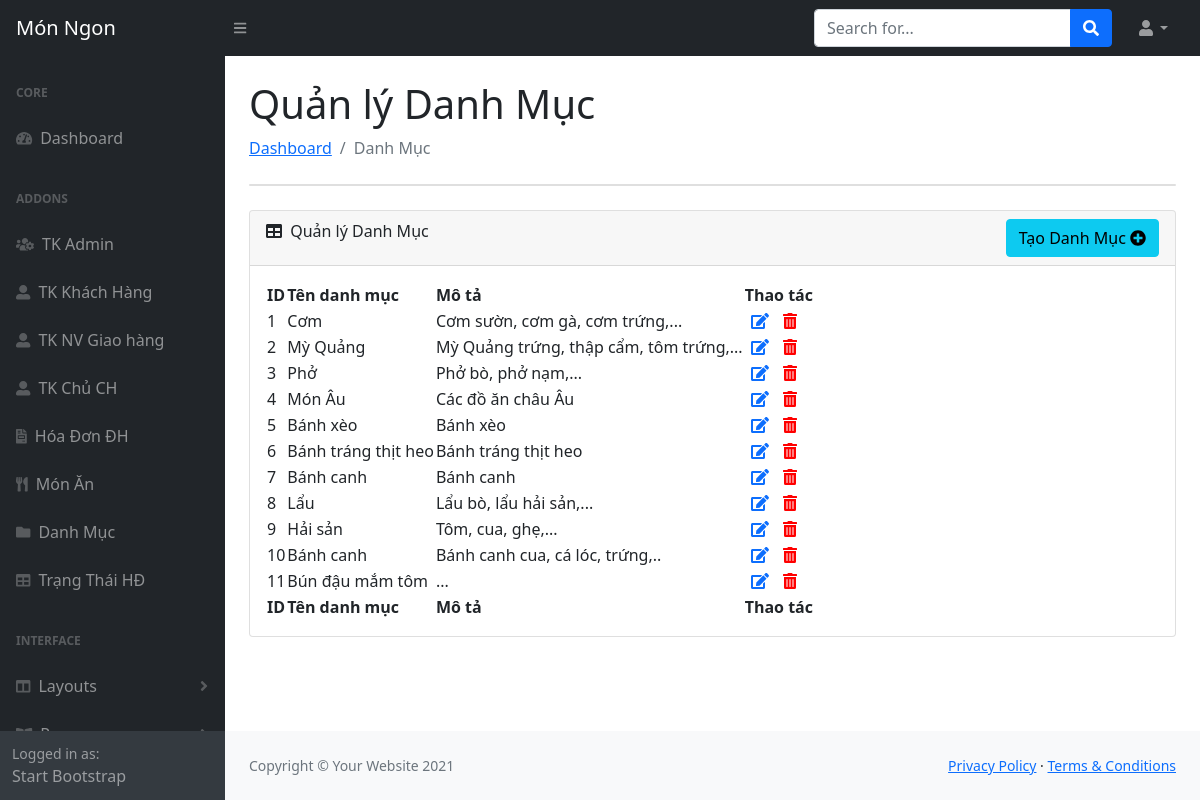
The app's page /public/admin/danh-muc (signed in) with its own data.
### tables this page shows
CREATE TABLE `danhmucmonan` (
  `IDDanhMuc` int(11) NOT NULL,
  `TenDanhMuc` varchar(50) NOT NULL,
  `MoTaDM` varchar(200) NOT NULL
);

### App/Controllers/AdDanhMucController.php (called while the page is built, shortened)
<?php
class AdDanhMucController extends AdBaseController
{
    public function indexAction()
    {
        $getListDanhMuc = danhMucModel::getAll();
        View::render('Admin/index.php', ['page' => 'danhmuc', 'listDanhMuc' => $getListDanhMuc] );
    }
}

### public/index.php (called while the page is built, shortened)
<?php
$router = new Core\Router();
$router->add('/DoAn1/public/', ['controller' => 'Home', 'action' => 'index']);
$router->add('/DoAn1/public/Home', ['controller' => 'Home', 'action' => 'home']);
$router->add('/DoAn1/public/ds-cua-hang', ['controller' => 'CuahangController', 'action' => 'index']);
$router->add('/DoAn1/public/cua-hang/{idmon:\d+}', ['controller' => 'CuahangController', 'action' => 'monAnOfCuaHang']);
$router->add('/DoAn1/public/cua-hang/by/{idcuahang:\d+}', ['controller' => 'CuahangController', 'action' => 'MonAnByIdCuaHang']);
$router->add('/DoAn1/public/mon-an', ['controller' => 'MonAnController', 'action' => 'index']);
$router->add('/DoAn1/public/mon-an/{id:\d+}', ['controller' => 'MonAnController', 'action' => 'index']);
$router->add('/DoAn1/public/mon-an-loai', ['controller' => 'MonAnController', 'action' => 'LoaiMon']);
$router->add('/DoAn1/public/mon-an-loai/{idcate:\d+}', ['controller' => 'MonAnController', 'action' => 'LoaiMon']);
$router->add('/DoAn1/public/mon-an-loai/{idcate:\d+}/{id:\d+}', ['controller' => 'MonAnController', 'action' => 'LoaiMon']);
$router->add('/DoAn1/public/dang-nhap', ['controller' => 'LoginController', 'action' => 'index']);
$router->add('/DoAn1/public/dang-xuat', ['controller' => 'LoginController', 'action' => 'logout']);
$router->add('/DoAn1/public/dang-ky', ['controller' => 'RegisterController', 'action' => 'index']);
$router->add('/DoAn1/public/checkUNKH', ['controller' => 'RegisterController', 'action' => 'checkUsserName']);
$router->add('/DoAn1/public/them-gio-hang', ['controller' => 'DatHangController', 'action' => 'index']);
$router->add('/DoAn1/public/gio-hang', ['controller' => 'DatHangController', 'action' => 'GioHang']);
$router->add('/DoAn1/public/chi-tiet-don-hang', ['controller' => 'DatHangController', 'action' => 'ChiTietDonHang']);
$router->add('/DoAn1/public/chi-tiet-don-hang/{iddh:\d+}', ['controller' => 'DatHangController', 'action' => 'ChiTietDonHang']);
$router->add('/DoAn1/public/cch-chi-tiet-don-hang/{iddh:\d+}', ['controller' => 'CCHQuanLyMonAnController', 'action' => 'ChiTietDonHang']);
$router->add('/DoAn1/public/deleteItemCart', ['controller' => 'DatHangController', 'action' => 'DeleteItemCart']);
$router->add('/DoAn1/public/checkKhacCuaHang', ['controller' => 'DatHangController', 'action' => 'checkKhacCuaHang']);
$router->add('/DoAn1/public/thanh-toan', ['controller' => 'CheckoutController', 'action' => 'index']);
$router->add('/DoAn1/public/hoa-don', ['controller' => 'DatHangController', 'action' => 'DonHang']);
$router->add('/DoAn1/public/hoa-don/{idhd:\d+}', ['controller' => 'DatHangController', 'action' => 'capNhatHoaDon']);
$router->add('/DoAn1/public/dang-nhap-cch', ['controller' => 'CCHLoginController', 'action' => 'index']);
$router->add('/DoAn1/public/ql-mon-an', ['controller' => 'CCHQuanLyMonAnController', 'action' => 'index']);
$router->add('/DoAn1/public/delete-mon-an/{idmon:\d+}', ['controller' => 'CCHQuanLyMonAnController', 'action' => 'DeleteMon']);
$router->add('/DoAn1/public/don-hang-cua-cua-hang', ['controller' => 'CCHQuanLyMonAnController', 'action' => 'DonHangCuaCuaHang']);
$router->add('/DoAn1/public/ud-status', ['controller' => 'CCHQuanLyMonAnController', 'action' => 'UdStatus']);
$router->add('/DoAn1/public/dang-xuat-cch', ['controller' => 'CCHLoginController', 'action' => 'logout']);
$router->add('/DoAn1/public/Admin', ['controller' => 'AdminController', 'action' => 'index']);
$router->add('/DoAn1/public/Admin/accAdmin', ['controller' => 'AdminController', 'action' => 'accAdmin']);
$router->add('/DoAn1/public/Admin/insertAdmin', ['controller' => 'AdminController', 'action' => 'insertAdmin']);
$router->add('/DoAn1/public/Admin/updateAdmin', ['controller' => 'AdminController', 'action' => 'updateAdmin']);
$router->add('/DoAn1/public/Admin/checkUsername', ['controller' => 'AdminController', 'action' => 'checkUsername']);
$router->add('/DoAn1/public/Admin/deleteAdmin', ['controller' => 'AdminController', 'action' => 'deleteAdmin']);
$router->add('/DoAn1/public/Admin/monan', ['controller' => 'AdMonAnController', 'action' => 'index']);
$router->add('/DoAn1/public/admin/them-MonAn', ['controller' => 'AdMonAnController', 'action' => 'insertMonAn']);
$router->add('/DoAn1/public/admin/thung-rac', ['controller' => 'AdMonAnController', 'action' => 'trashMonAn']);
$router->add('/DoAn1/public/admin/deleteMonAn', ['controller' => 'AdMonAnController', 'action' => 'deleteMonAn']);
$router->add('/DoAn1/public/admin/RestoreMonAn', ['controller' => 'AdMonAnController', 'action' => 'RestoreMonAn']);
$router->add('/DoAn1/public/admin/permanentlyDelete', ['controller' => 'AdMonAnController', 'action' => 'permanentlyDelete']);
$router->add('/DoAn1/public/Admin/danh-muc', ['controller' => 'AdDanhMucController', 'action' => 'index']);
$router->add('/DoAn1/public/Admin/trang-thai', ['controller' => 'AdTrangThaiController', 'action' => 'index']);
$router->add('/DoAn1/public/Admin/taikhoan-khachhang', ['controller' => 'AdKhachHangController', 'action' => 'index']);
$router->add('/DoAn1/public/Admin/taikhoan-cuahang', ['controller' => 'AdChuCuaHangController', 'action' => 'index']);
$router->add('/DoAn1/public/Admin/nhan-vien-gh', ['controller' => 'AdNVGiaoHangController', 'action' => 'index']);
$router->add('/DoAn1/public/Admin/hoa-don', ['controller' => 'AdHoaDonController', 'action' => 'index']);
$router->add('/DoAn1/public/Admin/chitiet-hoadon', ['controller' => 'AdTrangThaiController', 'action' => 'index']);
$router->add('/DoAn1/public/Admin/login', ['controller' => 'AdLoginController', 'action' => 'index']);
$router->add('/DoAn1/public/Admin/logout', ['controller' => 'AdLoginController', 'action' => 'logout']);
$router->dispatch($_SERVER['REQUEST_URI']);

### App/Models/danhMucModel.php (called while the page is built, shortened)
<?php
class danhMucModel extends \Core\Model
{
    public static function getAll()
    {
        $db = static::getDB();
        $stmt = $db->query('SELECT * FROM danhmucmonan');
        return $stmt->fetchAll(PDO::FETCH_ASSOC);
    }
}

### App/Views/Admin/adminDetail/danhmuc.php (the view, shortened to what this page needs)
<main>
    <div class="container-fluid px-4">
        <h1 class="mt-4">Quản lý Danh Mục</h1>
        <ol class="breadcrumb mb-4">
            <li class="breadcrumb-item"><a href="/DoAn1/public/Admin/">Dashboard</a></li>
            <li class="breadcrumb-item active">Danh Mục</li>
        </ol>
        <div class="card mb-4">
        </div>
        <div class="card mb-4">
            <div class="card-header">
                <div>
                    <i class="fas fa-table me-1"></i>
                    Quản lý Danh Mục
                </div>
                <div>
                    <a class="btn btn-info" data-bs-toggle="modal" data-bs-target="#myModalAdd">Tạo Danh Mục <i class="fas fa-plus-circle"></i></a>
                </div>
            </div>
            <div class="card-body">
                <table id="datatablesSimple">
                    <thead>
                        <tr>
                            <th>ID</th>
                            <th>Tên danh mục</th>
                            <th>Mô tả</th>
                            <th>Thao tác</th>
                        </tr>
                    </thead>
                    <tfoot>
                        <tr>
                            <th>ID</th>
                            <th>Tên danh mục</th>
                            <th>Mô tả</th>
                            <th>Thao tác</th>
                        </tr>
                    </tfoot>
                    <tbody>
                        <?php foreach ($args['listDanhMuc'] as $key => $value) { ?>
                            <tr id="row_<?php echo $value['IDDanhMuc']; ?>">
                                <td><?php echo $value['IDDanhMuc']; ?></td>
                                <td><?php echo $value['TenDanhMuc']; ?></td>
                                <td><?php echo $value['MoTaDM']; ?></td>
                                <td class="actions">
                                    <a href="" title="Sửa" onclick="updateDanhMuc(<?php echo $value['IDDanhMuc']; ?>);" data-bs-toggle="modal" class="button" id="button_<?php echo $value['IDDanhMuc']; ?>" data-bs-target="#myModalUpdate"><i class="fas fa-edit"></i></a>
                                    <a class="bt-delete-red" onclick="deleteDanhMuc(<?php echo $value['IDDanhMuc']; ?>)" title="Xóa"><i class="fas fa-trash-alt"></i></a>
                                </td>
                            </tr>
                        <?php } ?>
                    </tbody>
                </table>
            </div>
        </div>
    </div>
</main>

### records on screen
danhmucmonan: IDDanhMuc "1", TenDanhMuc "Cơm", MoTaDM "Cơm sườn, cơm gà, cơm trứng,..."
danhmucmonan: IDDanhMuc "2", TenDanhMuc "Mỳ Quảng", MoTaDM "Mỳ Quảng trứng, thập cẩm, tôm trứng,..."
danhmucmonan: IDDanhMuc "3", TenDanhMuc "Phở", MoTaDM "Phở bò, phở nạm,..."
danhmucmonan: IDDanhMuc "4", TenDanhMuc "Món Âu", MoTaDM "Các đồ ăn châu Âu"
danhmucmonan: IDDanhMuc "5", TenDanhMuc "Bánh xèo", MoTaDM "Bánh xèo"
danhmucmonan: IDDanhMuc "6", TenDanhMuc "Bánh tráng thịt heo", MoTaDM "Bánh tráng thịt heo"
danhmucmonan: IDDanhMuc "7", TenDanhMuc "Bánh canh", MoTaDM "Bánh canh"
danhmucmonan: IDDanhMuc "8", TenDanhMuc "Lẩu", MoTaDM "Lẩu bò, lẩu hải sản,..."
danhmucmonan: IDDanhMuc "9", TenDanhMuc "Hải sản", MoTaDM "Tôm, cua, ghẹ,..."
danhmucmonan: IDDanhMuc "10", TenDanhMuc "Bánh canh", MoTaDM "Bánh canh cua, cá lóc, trứng,.."
danhmucmonan: IDDanhMuc "11", TenDanhMuc "Bún đậu mắm tôm", MoTaDM "..."
